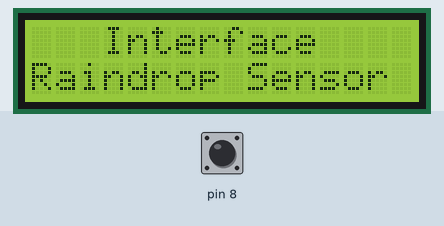
Simulated run of this sketch. Board: Arduino Uno, built with avr-gcc and run on an emulated ATmega328P. On the bench: 16×2 character LCD. The inputs (shaded band) are chosen by the test bench; at power-on: pin 8 HIGH.

Above: at 0.1 s.
At 3.2 s:
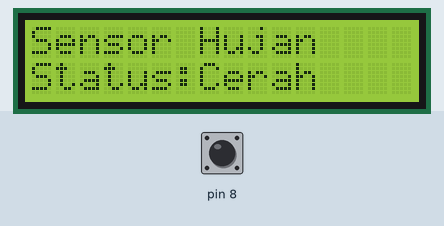
3.3 s: pin 8 pulled LOW for 0.15 s
At 3.37 s:
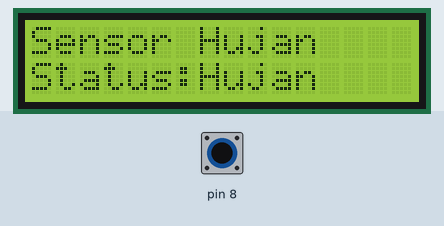
4.9 s: pin 8 pulled LOW for 3.2 s
Timing chart, 0 to 7.9 s (numbered marks = the images above; inputs shaded):
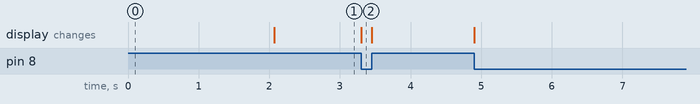

Measured:
- after the input at 3.3 s, the display: changes at once (image 2)

The sketch:

Interfacing_Arduino_dengan_Sensor_hujan.ino
```cpp
/*************************************
 * Program : Project 28. Interfacing Arduino Sensor hujan
 * Input   : Sensor Hujan
 * Output  : LCD 2x16
 * 125 Proyek Arduino Inkubatek
 * www.tokotronik.com
 * ***********************************/
#include <LiquidCrystal.h>

LiquidCrystal lcd(2, 3, 4, 5, 6, 7);

void setup(){
  pinMode(8, INPUT);
  digitalWrite(8, HIGH);
  lcd.begin(16, 2);
  lcd.print("   Interface");
  lcd.setCursor(0, 1);
  lcd.print("Raindrop Sensor");
  delay(2000);
  lcd.clear();
  lcd.print("Sensor Hujan");
  lcd.setCursor(0, 1);
  lcd.print("Status:");
}

void loop(){
  if (digitalRead(8)==0){
    lcd.setCursor(7,1);
    lcd.print("Hujan");
  }
  else {
    lcd.setCursor(7,1);
    lcd.print("Cerah");
  }
}
```
